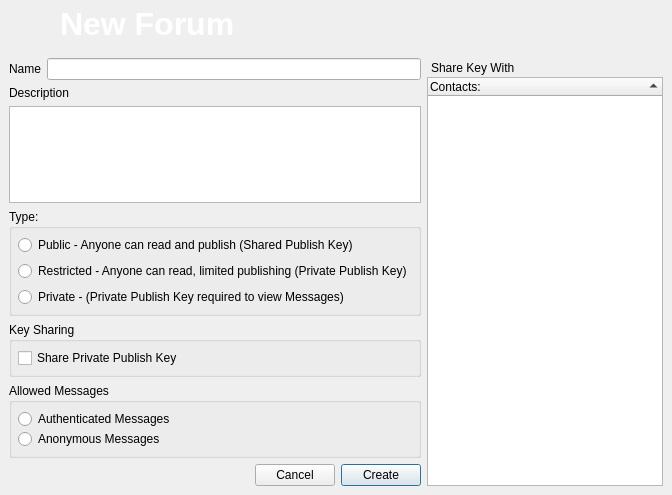
<?xml version="1.0" encoding="UTF-8"?>
<ui version="4.0">
 <class>CreateForumV2</class>
 <widget class="QDialog" name="CreateForumV2">
  <property name="geometry">
   <rect>
    <x>0</x>
    <y>0</y>
    <width>672</width>
    <height>495</height>
   </rect>
  </property>
  <property name="windowTitle">
   <string>Create new Forum</string>
  </property>
  <property name="windowIcon">
   <iconset resource="../images.qrc">
    <normaloff>:/images/rstray3.png</normaloff>:/images/rstray3.png</iconset>
  </property>
  <layout class="QGridLayout" name="gridLayout_3">
   <property name="margin">
    <number>0</number>
   </property>
   <property name="spacing">
    <number>0</number>
   </property>
   <item row="0" column="0">
    <widget class="QFrame" name="frame_2">
     <property name="maximumSize">
      <size>
       <width>16777215</width>
       <height>64</height>
      </size>
     </property>
     <property name="styleSheet">
      <string notr="true">QFrame#frame_2{background-image: url(:/images/connect/connectFriendBanner.png);}</string>
     </property>
     <property name="frameShape">
      <enum>QFrame::NoFrame</enum>
     </property>
     <property name="frameShadow">
      <enum>QFrame::Raised</enum>
     </property>
     <layout class="QGridLayout" name="gridLayout">
      <property name="margin">
       <number>6</number>
      </property>
      <property name="spacing">
       <number>6</number>
      </property>
      <item row="0" column="0">
       <widget class="QLabel" name="labelicon">
        <property name="maximumSize">
         <size>
          <width>48</width>
          <height>48</height>
         </size>
        </property>
        <property name="styleSheet">
         <string notr="true"/>
        </property>
        <property name="text">
         <string/>
        </property>
        <property name="pixmap">
         <pixmap resource="../images.qrc">:/images/konversation64.png</pixmap>
        </property>
        <property name="scaledContents">
         <bool>true</bool>
        </property>
       </widget>
      </item>
      <item row="0" column="1">
       <widget class="QLabel" name="textlabelcreatforums">
        <property name="styleSheet">
         <string notr="true">color: rgb(255, 255, 255);</string>
        </property>
        <property name="text">
         <string>&lt;!DOCTYPE HTML PUBLIC &quot;-//W3C//DTD HTML 4.0//EN&quot; &quot;http://www.w3.org/TR/REC-html40/strict.dtd&quot;&gt;
&lt;html&gt;&lt;head&gt;&lt;meta name=&quot;qrichtext&quot; content=&quot;1&quot; /&gt;&lt;style type=&quot;text/css&quot;&gt;
p, li { white-space: pre-wrap; }
&lt;/style&gt;&lt;/head&gt;&lt;body style=&quot; font-family:'MS Shell Dlg 2'; font-size:8.25pt; font-weight:400; font-style:normal;&quot;&gt;
&lt;p style=&quot; margin-top:0px; margin-bottom:0px; margin-left:0px; margin-right:0px; -qt-block-indent:0; text-indent:0px;&quot;&gt;&lt;span style=&quot; font-family:'Arial'; font-size:24pt; font-weight:600; color:#ffffff;&quot;&gt;New Forum&lt;/span&gt;&lt;/p&gt;&lt;/body&gt;&lt;/html&gt;</string>
        </property>
       </widget>
      </item>
     </layout>
    </widget>
   </item>
   <item row="1" column="0">
    <widget class="QFrame" name="frame">
     <property name="frameShape">
      <enum>QFrame::NoFrame</enum>
     </property>
     <property name="frameShadow">
      <enum>QFrame::Raised</enum>
     </property>
     <layout class="QGridLayout" name="gridLayout_4">
      <item row="0" column="0" colspan="3">
       <layout class="QHBoxLayout" name="horizontalLayout">
        <item>
         <widget class="QLabel" name="label">
          <property name="text">
           <string>Name</string>
          </property>
         </widget>
        </item>
        <item>
         <widget class="QLineEdit" name="forumName"/>
        </item>
       </layout>
      </item>
      <item row="0" column="3" rowspan="6">
       <widget class="QDockWidget" name="contactsdockWidget">
        <property name="enabled">
         <bool>true</bool>
        </property>
        <property name="sizePolicy">
         <sizepolicy hsizetype="Preferred" vsizetype="Preferred">
          <horstretch>0</horstretch>
          <verstretch>0</verstretch>
         </sizepolicy>
        </property>
        <property name="maximumSize">
         <size>
          <width>300</width>
          <height>524287</height>
         </size>
        </property>
        <property name="sizeIncrement">
         <size>
          <width>220</width>
          <height>0</height>
         </size>
        </property>
        <property name="baseSize">
         <size>
          <width>0</width>
          <height>0</height>
         </size>
        </property>
        <property name="toolTip">
         <string>check peers you would like to share private publish key with</string>
        </property>
        <property name="floating">
         <bool>false</bool>
        </property>
        <property name="features">
         <set>QDockWidget::NoDockWidgetFeatures</set>
        </property>
        <property name="windowTitle">
         <string>Share Key With</string>
        </property>
        <widget class="QWidget" name="dockWidgetContents">
         <layout class="QGridLayout" name="_2">
          <property name="margin">
           <number>0</number>
          </property>
          <property name="spacing">
           <number>0</number>
          </property>
          <item row="0" column="0">
           <widget class="QTreeWidget" name="keyShareList">
            <property name="sizePolicy">
             <sizepolicy hsizetype="Preferred" vsizetype="Expanding">
              <horstretch>0</horstretch>
              <verstretch>4</verstretch>
             </sizepolicy>
            </property>
            <property name="minimumSize">
             <size>
              <width>20</width>
              <height>0</height>
             </size>
            </property>
            <property name="maximumSize">
             <size>
              <width>300</width>
              <height>16777215</height>
             </size>
            </property>
            <property name="sizeIncrement">
             <size>
              <width>220</width>
              <height>0</height>
             </size>
            </property>
            <property name="baseSize">
             <size>
              <width>200</width>
              <height>0</height>
             </size>
            </property>
            <property name="sortingEnabled">
             <bool>true</bool>
            </property>
            <column>
             <property name="text">
              <string>Contacts:</string>
             </property>
            </column>
           </widget>
          </item>
         </layout>
        </widget>
       </widget>
      </item>
      <item row="1" column="0" colspan="3">
       <layout class="QVBoxLayout">
        <item>
         <widget class="QLabel" name="label_5">
          <property name="text">
           <string>Description</string>
          </property>
         </widget>
        </item>
        <item>
         <widget class="QTextEdit" name="forumDesc"/>
        </item>
       </layout>
      </item>
      <item row="2" column="0" colspan="3">
       <widget class="QGroupBox" name="tyoeGroupBox">
        <property name="title">
         <string>Type:</string>
        </property>
        <layout class="QGridLayout" name="gridLayout_2">
         <property name="margin">
          <number>6</number>
         </property>
         <item row="0" column="0">
          <widget class="QRadioButton" name="typePublic">
           <property name="text">
            <string>Public - Anyone can read and publish (Shared Publish Key)</string>
           </property>
          </widget>
         </item>
         <item row="1" column="0">
          <widget class="QRadioButton" name="typePrivate">
           <property name="text">
            <string>Restricted - Anyone can read, limited publishing (Private Publish Key)</string>
           </property>
          </widget>
         </item>
         <item row="2" column="0">
          <widget class="QRadioButton" name="typeEncrypted">
           <property name="text">
            <string>Private - (Private Publish Key required to view Messages)</string>
           </property>
          </widget>
         </item>
        </layout>
       </widget>
      </item>
      <item row="3" column="0" colspan="3">
       <widget class="QGroupBox" name="msgGroupBox_2">
        <property name="title">
         <string>Key Sharing</string>
        </property>
        <layout class="QVBoxLayout" name="_5">
         <property name="spacing">
          <number>0</number>
         </property>
         <property name="margin">
          <number>6</number>
         </property>
         <item>
          <widget class="QCheckBox" name="pubKeyShare_cb">
           <property name="toolTip">
            <string>Key recipients can publish to restricted-type channels, and can view and publish  for private-type channels </string>
           </property>
           <property name="text">
            <string>Share Private Publish Key</string>
           </property>
          </widget>
         </item>
         <item>
          <spacer name="verticalSpacer_3">
           <property name="orientation">
            <enum>Qt::Vertical</enum>
           </property>
           <property name="sizeHint" stdset="0">
            <size>
             <width>20</width>
             <height>40</height>
            </size>
           </property>
          </spacer>
         </item>
        </layout>
       </widget>
      </item>
      <item row="4" column="0" colspan="3">
       <widget class="QGroupBox" name="msgGroupBox">
        <property name="title">
         <string>Allowed Messages</string>
        </property>
        <layout class="QVBoxLayout" name="_4">
         <property name="spacing">
          <number>0</number>
         </property>
         <property name="margin">
          <number>6</number>
         </property>
         <item>
          <widget class="QRadioButton" name="msgAuth">
           <property name="text">
            <string>Authenticated Messages</string>
           </property>
          </widget>
         </item>
         <item>
          <widget class="QRadioButton" name="msgAnon">
           <property name="text">
            <string>Anonymous Messages</string>
           </property>
          </widget>
         </item>
         <item>
          <spacer name="verticalSpacer_2">
           <property name="orientation">
            <enum>Qt::Vertical</enum>
           </property>
           <property name="sizeHint" stdset="0">
            <size>
             <width>20</width>
             <height>40</height>
            </size>
           </property>
          </spacer>
         </item>
        </layout>
       </widget>
      </item>
      <item row="5" column="0">
       <spacer>
        <property name="orientation">
         <enum>Qt::Horizontal</enum>
        </property>
        <property name="sizeHint" stdset="0">
         <size>
          <width>238</width>
          <height>20</height>
         </size>
        </property>
       </spacer>
      </item>
      <item row="5" column="1">
       <widget class="QPushButton" name="cancelButton">
        <property name="text">
         <string>Cancel</string>
        </property>
       </widget>
      </item>
      <item row="5" column="2">
       <widget class="QPushButton" name="createButton">
        <property name="text">
         <string>Create</string>
        </property>
        <property name="default">
         <bool>true</bool>
        </property>
       </widget>
      </item>
     </layout>
    </widget>
   </item>
  </layout>
 </widget>
 <resources>
  <include location="../images.qrc"/>
 </resources>
 <connections/>
</ui>
